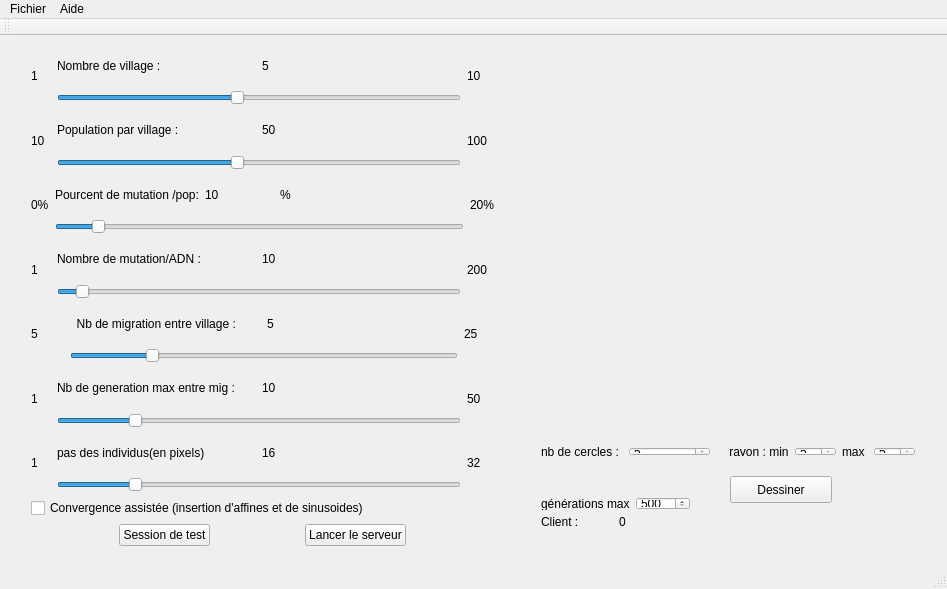
<?xml version="1.0" encoding="UTF-8"?>
<ui version="4.0">
 <class>MainWindow</class>
 <widget class="QMainWindow" name="MainWindow">
  <property name="geometry">
   <rect>
    <x>0</x>
    <y>0</y>
    <width>947</width>
    <height>589</height>
   </rect>
  </property>
  <property name="windowTitle">
   <string>MainWindow</string>
  </property>
  <widget class="QWidget" name="centralWidget">
   <widget class="QWidget" name="layoutWidget">
    <property name="geometry">
     <rect>
      <x>20</x>
      <y>0</y>
      <width>485</width>
      <height>521</height>
     </rect>
    </property>
    <layout class="QVBoxLayout" name="verticalLayout_6">
     <item>
      <layout class="QHBoxLayout" name="horizontalLayout_3">
       <item>
        <widget class="QLabel" name="label_village_min">
         <property name="text">
          <string>1    </string>
         </property>
        </widget>
       </item>
       <item>
        <layout class="QHBoxLayout" name="horizontalLayout_2">
         <item>
          <layout class="QVBoxLayout" name="verticalLayout">
           <item>
            <layout class="QHBoxLayout" name="horizontalLayout">
             <item>
              <widget class="QLabel" name="label">
               <property name="text">
                <string>Nombre de village : </string>
               </property>
              </widget>
             </item>
             <item>
              <widget class="QLabel" name="label_village">
               <property name="text">
                <string>5</string>
               </property>
              </widget>
             </item>
            </layout>
           </item>
           <item>
            <widget class="QSlider" name="horizontalSlider_village">
             <property name="minimum">
              <number>1</number>
             </property>
             <property name="maximum">
              <number>10</number>
             </property>
             <property name="pageStep">
              <number>2</number>
             </property>
             <property name="value">
              <number>5</number>
             </property>
             <property name="orientation">
              <enum>Qt::Horizontal</enum>
             </property>
            </widget>
           </item>
          </layout>
         </item>
         <item>
          <widget class="QLabel" name="label_village_max">
           <property name="text">
            <string>10    </string>
           </property>
          </widget>
         </item>
        </layout>
       </item>
      </layout>
     </item>
     <item>
      <layout class="QHBoxLayout" name="horizontalLayout_10">
       <item>
        <widget class="QLabel" name="label_pop_min">
         <property name="text">
          <string>10  </string>
         </property>
        </widget>
       </item>
       <item>
        <layout class="QHBoxLayout" name="horizontalLayout_11">
         <item>
          <layout class="QVBoxLayout" name="verticalLayout_4">
           <item>
            <layout class="QHBoxLayout" name="horizontalLayout_12">
             <item>
              <widget class="QLabel" name="label_18">
               <property name="text">
                <string>Population par village :</string>
               </property>
              </widget>
             </item>
             <item>
              <widget class="QLabel" name="label_pop">
               <property name="text">
                <string>50</string>
               </property>
              </widget>
             </item>
            </layout>
           </item>
           <item>
            <widget class="QSlider" name="horizontalSlider_pop">
             <property name="minimum">
              <number>10</number>
             </property>
             <property name="maximum">
              <number>100</number>
             </property>
             <property name="value">
              <number>50</number>
             </property>
             <property name="orientation">
              <enum>Qt::Horizontal</enum>
             </property>
            </widget>
           </item>
          </layout>
         </item>
         <item>
          <widget class="QLabel" name="label_pop_max">
           <property name="text">
            <string>100  </string>
           </property>
          </widget>
         </item>
        </layout>
       </item>
      </layout>
     </item>
     <item>
      <layout class="QHBoxLayout" name="horizontalLayout_7">
       <item>
        <widget class="QLabel" name="label_mut_min">
         <property name="text">
          <string>0%</string>
         </property>
        </widget>
       </item>
       <item>
        <layout class="QHBoxLayout" name="horizontalLayout_8">
         <item>
          <layout class="QVBoxLayout" name="verticalLayout_3">
           <item>
            <layout class="QHBoxLayout" name="horizontalLayout_9">
             <item>
              <widget class="QLabel" name="label_14">
               <property name="text">
                <string>Pourcent de mutation /pop:</string>
               </property>
              </widget>
             </item>
             <item>
              <widget class="QLabel" name="label_mut">
               <property name="text">
                <string>10</string>
               </property>
              </widget>
             </item>
             <item>
              <widget class="QLabel" name="label_2">
               <property name="text">
                <string>%                                                    </string>
               </property>
              </widget>
             </item>
            </layout>
           </item>
           <item>
            <widget class="QSlider" name="horizontalSlider_mut">
             <property name="minimum">
              <number>1</number>
             </property>
             <property name="maximum">
              <number>99</number>
             </property>
             <property name="value">
              <number>10</number>
             </property>
             <property name="orientation">
              <enum>Qt::Horizontal</enum>
             </property>
            </widget>
           </item>
          </layout>
         </item>
         <item>
          <widget class="QLabel" name="label_mut_max">
           <property name="text">
            <string>20%</string>
           </property>
          </widget>
         </item>
        </layout>
       </item>
      </layout>
     </item>
     <item>
      <layout class="QHBoxLayout" name="horizontalLayout_16">
       <item>
        <widget class="QLabel" name="label_gen_min_2">
         <property name="text">
          <string>1    </string>
         </property>
        </widget>
       </item>
       <item>
        <layout class="QHBoxLayout" name="horizontalLayout_17">
         <item>
          <layout class="QVBoxLayout" name="verticalLayout_7">
           <item>
            <layout class="QHBoxLayout" name="horizontalLayout_18">
             <item>
              <widget class="QLabel" name="label_11">
               <property name="text">
                <string>Nombre de mutation/ADN : </string>
               </property>
              </widget>
             </item>
             <item>
              <widget class="QLabel" name="label_mutnb">
               <property name="text">
                <string>10</string>
               </property>
              </widget>
             </item>
            </layout>
           </item>
           <item>
            <widget class="QSlider" name="horizontalSlider_mutnb">
             <property name="minimum">
              <number>1</number>
             </property>
             <property name="maximum">
              <number>200</number>
             </property>
             <property name="pageStep">
              <number>10</number>
             </property>
             <property name="value">
              <number>10</number>
             </property>
             <property name="orientation">
              <enum>Qt::Horizontal</enum>
             </property>
            </widget>
           </item>
          </layout>
         </item>
         <item>
          <widget class="QLabel" name="label_gen_max_2">
           <property name="text">
            <string>200  </string>
           </property>
          </widget>
         </item>
        </layout>
       </item>
      </layout>
     </item>
     <item>
      <layout class="QHBoxLayout" name="horizontalLayout_mig">
       <item>
        <widget class="QLabel" name="label_mig_min">
         <property name="text">
          <string>5    </string>
         </property>
        </widget>
       </item>
       <item>
        <layout class="QHBoxLayout" name="horizontalLayout_14">
         <item>
          <layout class="QVBoxLayout" name="verticalLayout_5">
           <property name="leftMargin">
            <number>13</number>
           </property>
           <property name="rightMargin">
            <number>0</number>
           </property>
           <item>
            <layout class="QHBoxLayout" name="horizontalLayout_15">
             <item>
              <widget class="QLabel" name="label_22">
               <property name="text">
                <string>  Nb de migration entre village :</string>
               </property>
              </widget>
             </item>
             <item>
              <widget class="QLabel" name="label_mig">
               <property name="text">
                <string>5</string>
               </property>
              </widget>
             </item>
            </layout>
           </item>
           <item>
            <widget class="QSlider" name="horizontalSlider_mig">
             <property name="sizePolicy">
              <sizepolicy hsizetype="Expanding" vsizetype="Fixed">
               <horstretch>0</horstretch>
               <verstretch>0</verstretch>
              </sizepolicy>
             </property>
             <property name="maximumSize">
              <size>
               <width>420</width>
               <height>16777215</height>
              </size>
             </property>
             <property name="minimum">
              <number>0</number>
             </property>
             <property name="maximum">
              <number>25</number>
             </property>
             <property name="singleStep">
              <number>5</number>
             </property>
             <property name="value">
              <number>5</number>
             </property>
             <property name="sliderPosition">
              <number>5</number>
             </property>
             <property name="orientation">
              <enum>Qt::Horizontal</enum>
             </property>
            </widget>
           </item>
          </layout>
         </item>
         <item>
          <widget class="QLabel" name="label_mig_max">
           <property name="text">
            <string>25     </string>
           </property>
          </widget>
         </item>
        </layout>
       </item>
      </layout>
     </item>
     <item>
      <layout class="QHBoxLayout" name="horizontalLayout_25">
       <item>
        <widget class="QLabel" name="label_miggen_min">
         <property name="text">
          <string>1    </string>
         </property>
        </widget>
       </item>
       <item>
        <layout class="QHBoxLayout" name="horizontalLayout_26">
         <item>
          <layout class="QVBoxLayout" name="verticalLayout_10">
           <item>
            <layout class="QHBoxLayout" name="horizontalLayout_27">
             <item>
              <widget class="QLabel" name="label_25">
               <property name="text">
                <string>Nb de generation max entre mig :</string>
               </property>
              </widget>
             </item>
             <item>
              <widget class="QLabel" name="label_miggen">
               <property name="text">
                <string>10</string>
               </property>
              </widget>
             </item>
            </layout>
           </item>
           <item>
            <widget class="QSlider" name="horizontalSlider_miggen">
             <property name="minimum">
              <number>1</number>
             </property>
             <property name="maximum">
              <number>50</number>
             </property>
             <property name="singleStep">
              <number>1</number>
             </property>
             <property name="value">
              <number>10</number>
             </property>
             <property name="sliderPosition">
              <number>10</number>
             </property>
             <property name="orientation">
              <enum>Qt::Horizontal</enum>
             </property>
            </widget>
           </item>
          </layout>
         </item>
         <item>
          <widget class="QLabel" name="label_miggen_max">
           <property name="text">
            <string>50    </string>
           </property>
          </widget>
         </item>
        </layout>
       </item>
      </layout>
     </item>
     <item>
      <layout class="QHBoxLayout" name="horizontalLayout_31">
       <item>
        <widget class="QLabel" name="label_miggen_min_3">
         <property name="text">
          <string>1    </string>
         </property>
        </widget>
       </item>
       <item>
        <layout class="QHBoxLayout" name="horizontalLayout_32">
         <item>
          <layout class="QVBoxLayout" name="verticalLayout_12">
           <item>
            <layout class="QHBoxLayout" name="horizontalLayout_33">
             <item>
              <widget class="QLabel" name="label_27">
               <property name="text">
                <string>pas des individus(en pixels)</string>
               </property>
              </widget>
             </item>
             <item>
              <widget class="QLabel" name="label_pas">
               <property name="text">
                <string>16</string>
               </property>
              </widget>
             </item>
            </layout>
           </item>
           <item>
            <widget class="QSlider" name="horizontalSlider_pas">
             <property name="minimum">
              <number>1</number>
             </property>
             <property name="maximum">
              <number>50</number>
             </property>
             <property name="value">
              <number>10</number>
             </property>
             <property name="sliderPosition">
              <number>10</number>
             </property>
             <property name="orientation">
              <enum>Qt::Horizontal</enum>
             </property>
            </widget>
           </item>
          </layout>
         </item>
         <item>
          <widget class="QLabel" name="label_miggen_max_3">
           <property name="text">
            <string>32    </string>
           </property>
          </widget>
         </item>
        </layout>
       </item>
      </layout>
     </item>
     <item>
      <widget class="QCheckBox" name="checkBox_convergence">
       <property name="text">
        <string>Convergence assistée (insertion d'affines et de sinusoides)</string>
       </property>
      </widget>
     </item>
     <item>
      <layout class="QHBoxLayout" name="horizontalLayout_20">
       <item>
        <spacer name="horizontalSpacer">
         <property name="orientation">
          <enum>Qt::Horizontal</enum>
         </property>
         <property name="sizeHint" stdset="0">
          <size>
           <width>40</width>
           <height>20</height>
          </size>
         </property>
        </spacer>
       </item>
       <item>
        <widget class="QPushButton" name="pushButton">
         <property name="maximumSize">
          <size>
           <width>200</width>
           <height>16777215</height>
          </size>
         </property>
         <property name="text">
          <string>Session de test</string>
         </property>
        </widget>
       </item>
       <item>
        <spacer name="horizontalSpacer_3">
         <property name="orientation">
          <enum>Qt::Horizontal</enum>
         </property>
         <property name="sizeHint" stdset="0">
          <size>
           <width>40</width>
           <height>20</height>
          </size>
         </property>
        </spacer>
       </item>
       <item>
        <widget class="QPushButton" name="pushButton_launchServer">
         <property name="maximumSize">
          <size>
           <width>200</width>
           <height>16777215</height>
          </size>
         </property>
         <property name="text">
          <string>Lancer le serveur</string>
         </property>
        </widget>
       </item>
       <item>
        <spacer name="horizontalSpacer_2">
         <property name="orientation">
          <enum>Qt::Horizontal</enum>
         </property>
         <property name="sizeHint" stdset="0">
          <size>
           <width>40</width>
           <height>20</height>
          </size>
         </property>
        </spacer>
       </item>
      </layout>
     </item>
    </layout>
   </widget>
   <widget class="QPushButton" name="pushButton_2">
    <property name="geometry">
     <rect>
      <x>730</x>
      <y>440</y>
      <width>102</width>
      <height>27</height>
     </rect>
    </property>
    <property name="text">
     <string>Dessiner</string>
    </property>
   </widget>
   <widget class="QWidget" name="layoutWidget">
    <property name="geometry">
     <rect>
      <x>530</x>
      <y>400</y>
      <width>396</width>
      <height>31</height>
     </rect>
    </property>
    <layout class="QHBoxLayout" name="horizontalLayout_6">
     <item>
      <layout class="QHBoxLayout" name="horizontalLayout_5">
       <item>
        <widget class="QLabel" name="label_5">
         <property name="text">
          <string>nb de cercles :</string>
         </property>
        </widget>
       </item>
       <item>
        <widget class="QSpinBox" name="spinBox_nbcercle">
         <property name="maximum">
          <number>20</number>
         </property>
         <property name="value">
          <number>5</number>
         </property>
        </widget>
       </item>
      </layout>
     </item>
     <item>
      <layout class="QHBoxLayout" name="horizontalLayout_4">
       <item>
        <widget class="QLabel" name="label_3">
         <property name="text">
          <string>    rayon : min</string>
         </property>
        </widget>
       </item>
       <item>
        <widget class="QSpinBox" name="spinBox_min">
         <property name="minimum">
          <number>5</number>
         </property>
         <property name="maximum">
          <number>25</number>
         </property>
        </widget>
       </item>
       <item>
        <widget class="QLabel" name="label_4">
         <property name="text">
          <string>max </string>
         </property>
        </widget>
       </item>
       <item>
        <widget class="QSpinBox" name="spinBox_maxr">
         <property name="minimum">
          <number>5</number>
         </property>
         <property name="maximum">
          <number>20</number>
         </property>
        </widget>
       </item>
      </layout>
     </item>
    </layout>
   </widget>
   <widget class="QWidget" name="">
    <property name="geometry">
     <rect>
      <x>530</x>
      <y>450</y>
      <width>171</width>
      <height>53</height>
     </rect>
    </property>
    <layout class="QVBoxLayout" name="verticalLayout_2">
     <item>
      <layout class="QHBoxLayout" name="horizontalLayout_19">
       <item>
        <widget class="QLabel" name="label_7">
         <property name="text">
          <string>générations max.</string>
         </property>
        </widget>
       </item>
       <item>
        <widget class="QSpinBox" name="spinBox_generation">
         <property name="minimum">
          <number>500</number>
         </property>
         <property name="maximum">
          <number>5000</number>
         </property>
         <property name="singleStep">
          <number>500</number>
         </property>
        </widget>
       </item>
      </layout>
     </item>
     <item>
      <layout class="QHBoxLayout" name="horizontalLayout_13">
       <item>
        <widget class="QLabel" name="label_6">
         <property name="text">
          <string>Client :</string>
         </property>
        </widget>
       </item>
       <item>
        <widget class="QLabel" name="label_nb_servers">
         <property name="text">
          <string>0</string>
         </property>
        </widget>
       </item>
      </layout>
     </item>
    </layout>
   </widget>
  </widget>
  <widget class="QMenuBar" name="menuBar">
   <property name="geometry">
    <rect>
     <x>0</x>
     <y>0</y>
     <width>947</width>
     <height>24</height>
    </rect>
   </property>
   <widget class="QMenu" name="menuServer_Projet_SD">
    <property name="title">
     <string>Fichier</string>
    </property>
    <addaction name="separator"/>
    <addaction name="actionQuitter"/>
   </widget>
   <widget class="QMenu" name="menuAide">
    <property name="title">
     <string>Aide</string>
    </property>
    <addaction name="actionAide"/>
    <addaction name="actionA_propos"/>
   </widget>
   <addaction name="menuServer_Projet_SD"/>
   <addaction name="menuAide"/>
  </widget>
  <widget class="QToolBar" name="mainToolBar">
   <attribute name="toolBarArea">
    <enum>TopToolBarArea</enum>
   </attribute>
   <attribute name="toolBarBreak">
    <bool>false</bool>
   </attribute>
  </widget>
  <widget class="QStatusBar" name="statusBar"/>
  <action name="actionQuitter">
   <property name="text">
    <string>Quitter</string>
   </property>
  </action>
  <action name="actionAide">
   <property name="text">
    <string>Aide</string>
   </property>
  </action>
  <action name="actionA_propos">
   <property name="text">
    <string>A propos</string>
   </property>
  </action>
 </widget>
 <layoutdefault spacing="6" margin="11"/>
 <resources/>
 <connections>
  <connection>
   <sender>horizontalSlider_village</sender>
   <signal>sliderMoved(int)</signal>
   <receiver>label_village</receiver>
   <slot>setNum(int)</slot>
   <hints>
    <hint type="sourcelabel">
     <x>199</x>
     <y>90</y>
    </hint>
    <hint type="destinationlabel">
     <x>248</x>
     <y>52</y>
    </hint>
   </hints>
  </connection>
  <connection>
   <sender>horizontalSlider_mut</sender>
   <signal>sliderMoved(int)</signal>
   <receiver>label_mut</receiver>
   <slot>setNum(int)</slot>
   <hints>
    <hint type="sourcelabel">
     <x>245</x>
     <y>218</y>
    </hint>
    <hint type="destinationlabel">
     <x>233</x>
     <y>183</y>
    </hint>
   </hints>
  </connection>
  <connection>
   <sender>horizontalSlider_pop</sender>
   <signal>sliderMoved(int)</signal>
   <receiver>label_pop</receiver>
   <slot>setNum(int)</slot>
   <hints>
    <hint type="sourcelabel">
     <x>238</x>
     <y>155</y>
    </hint>
    <hint type="destinationlabel">
     <x>392</x>
     <y>120</y>
    </hint>
   </hints>
  </connection>
  <connection>
   <sender>horizontalSlider_mutnb</sender>
   <signal>sliderMoved(int)</signal>
   <receiver>label_mutnb</receiver>
   <slot>setNum(int)</slot>
   <hints>
    <hint type="sourcelabel">
     <x>225</x>
     <y>276</y>
    </hint>
    <hint type="destinationlabel">
     <x>243</x>
     <y>239</y>
    </hint>
   </hints>
  </connection>
  <connection>
   <sender>horizontalSlider_miggen</sender>
   <signal>sliderMoved(int)</signal>
   <receiver>label_miggen</receiver>
   <slot>setNum(int)</slot>
   <hints>
    <hint type="sourcelabel">
     <x>241</x>
     <y>398</y>
    </hint>
    <hint type="destinationlabel">
     <x>265</x>
     <y>372</y>
    </hint>
   </hints>
  </connection>
  <connection>
   <sender>horizontalSlider_pas</sender>
   <signal>sliderMoved(int)</signal>
   <receiver>label_pas</receiver>
   <slot>setNum(int)</slot>
   <hints>
    <hint type="sourcelabel">
     <x>195</x>
     <y>449</y>
    </hint>
    <hint type="destinationlabel">
     <x>253</x>
     <y>432</y>
    </hint>
   </hints>
  </connection>
  <connection>
   <sender>horizontalSlider_mig</sender>
   <signal>sliderMoved(int)</signal>
   <receiver>label_mig</receiver>
   <slot>setNum(int)</slot>
   <hints>
    <hint type="sourcelabel">
     <x>262</x>
     <y>332</y>
    </hint>
    <hint type="destinationlabel">
     <x>362</x>
     <y>304</y>
    </hint>
   </hints>
  </connection>
  <connection>
   <sender>actionQuitter</sender>
   <signal>triggered()</signal>
   <receiver>MainWindow</receiver>
   <slot>close()</slot>
   <hints>
    <hint type="sourcelabel">
     <x>-1</x>
     <y>-1</y>
    </hint>
    <hint type="destinationlabel">
     <x>473</x>
     <y>294</y>
    </hint>
   </hints>
  </connection>
 </connections>
</ui>
